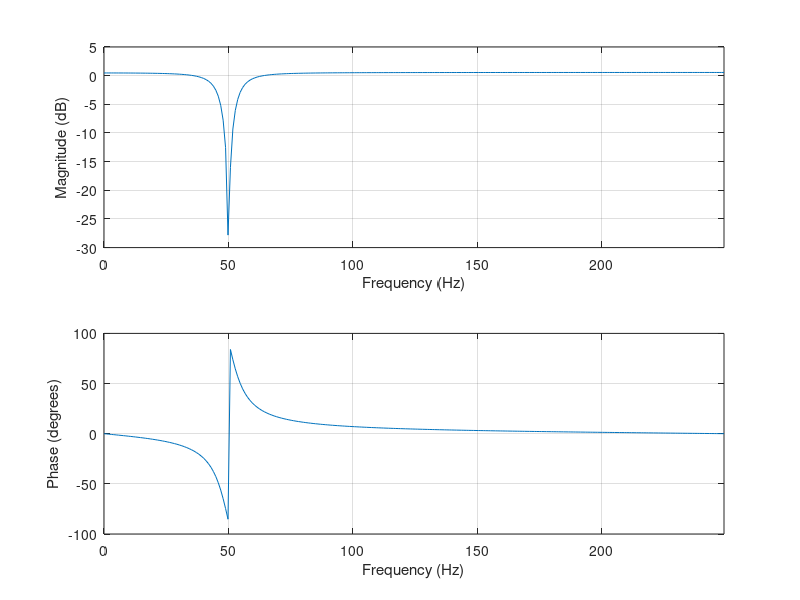

The MATLAB source for this figure:
%
% m-file to illustrate the computation of frequency response of an IIR filter
% using FFT (freqrespex1.m).
%
Fs=500;								% sampling frequency
b1=[1 -1.6180 1]; b2=[];		% numerator/denominator filter coefficients
a1=[1 -1.5161 0.878]; a2=[];
B=[b1; b2]; A=[a1; a2];
[b,a]=sos2tf([B A]);
n=256;								% number of frequency points
dx=0;
if dx
   freqz(b,a,n,Fs);				% Frequency response evaluation by FFT
else
   f=(0:n-1)*(Fs/2)/n;
   freqz(b,a,f,Fs);				% frequency response by direct evaluation.
end
